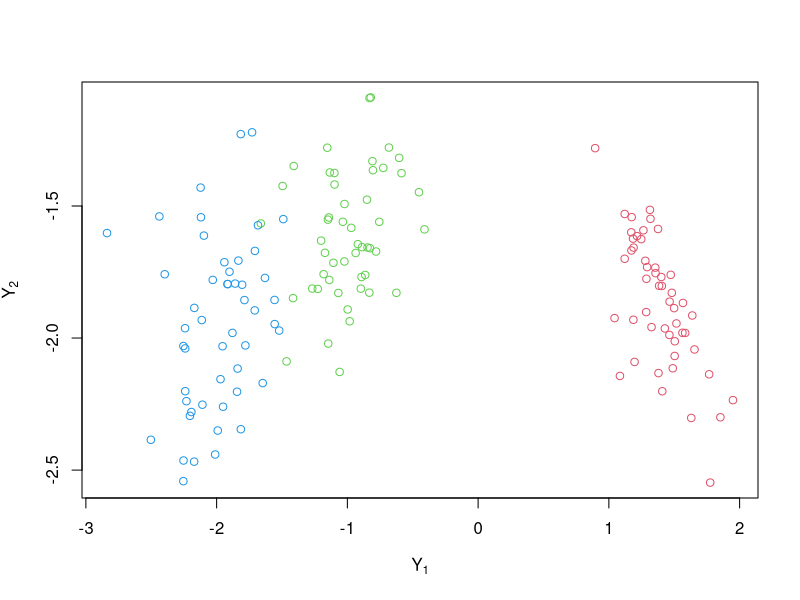

This figure's R source:
# ST 557: Applied Multivariate Analysis
# LDA and QDA Example Script File

###########
# Step 2  #
###########

# Set working directory 

setwd('/Users/scemerson/Documents/Old Computer Documents/ST 557 2019/Datasets')

# Install and load the 'MASS' R library

install.packages('MASS')

library(MASS)

# Read in 'IrisData.csv' dataset

iris <- read.csv('IrisData.csv')
iris$Type <- iris$Species

###########
# Step 3  #
###########

# Multi-group LDA

# Separate types

irisT1 <- iris[iris$Type==1,1:4]
irisT2 <- iris[iris$Type==2,1:4]
irisT3 <- iris[iris$Type==3,1:4]

# Calculate sample size for each type

n1 <- nrow(irisT1)
n2 <- nrow(irisT2)
n3 <- nrow(irisT3)

# Calculate sample covariance matrix for each type

irisT1.cov <- cov(irisT1)
irisT2.cov <- cov(irisT2)
irisT3.cov <- cov(irisT3)

# Calculate sample mean vector for each type

irisT1.xbar <- apply(irisT1, 2, mean)
irisT2.xbar <- apply(irisT2, 2, mean)
irisT3.xbar <- apply(irisT3, 2, mean)

# # # # # # # # # # #

# Calculate pooled covariance matrix from the different groups

iris.Sp <- ((n1-1)*irisT1.cov + (n2-1)*irisT2.cov + (n3-1)*irisT3.cov)/(n1+n1+n3-3)

# Calculate combined covariance matrix from entire dataset

iris.S <- cov(iris[,1:4])

# Construct matrices W, T, and B using relationships between W and 
# pooled covariance, and between T and total combined covariance.

Wmat <- (n1+n2+n3-3)*iris.Sp
Tmat <- (nrow(iris)-1)*iris.S
Bmat <- Tmat - Wmat

# Construct W^(-1)B matrix, and use 'eigen()' function to find its
# eigenvalues and eigenvectors

WinvB <- solve(Wmat) %*% Bmat
WinvB.eigen <- eigen(WinvB)

# First eigenvector/first linear discriminant function coefficients

v1 <- WinvB.eigen$vec[,1]
v1

# Second eigenvector/first linear discriminant function coefficients

v2 <- WinvB.eigen$vec[,2]
v2

# Calculate linear discriminant function values for each observation

Y1vals <- as.matrix(iris[,1:4]) %*% v1
Y2vals <- as.matrix(iris[,1:4]) %*% v2

# Plot linear discriminant function values, with points colored by Type

plot(Y1vals, Y2vals, col=iris$Type+1, xlab=expression(Y[1]), ylab=expression(Y[2]))

# Calculate proportion of group separation explained by first linear
# discriminant direction

WinvB.eigen$val[1:2]/sum(WinvB.eigen$val)

###########
# Step 4  #
###########

# lda function

iris.lda <- lda(Type ~ Sepal.Length + Sepal.Width + Petal.Length + Petal.Width, data=iris)
iris.lda

# Scale the linear discriminant functions by multiplying each coefficient
# vector by the inverse of v_j^T S_p v_j

d1 <- sqrt(1/(v1 %*% iris.Sp %*% v1))*v1
d2 <- sqrt(1/(v2 %*% iris.Sp %*% v2))*v2

d1
d2

iris.lda$scal

###########
# Step 5  #
###########

iris.newObs <- data.frame("Sepal.Length"=7.5, "Sepal.Width"=4.0, "Petal.Length"=5.0, "Petal.Width"=1.0)
iris.newObs.v <- as.numeric(iris.newObs)

# Prediction with Multi-group LDA

discVal1 <- t(iris.newObs.v-irisT1.xbar) %*% solve(iris.Sp) %*% (iris.newObs.v-irisT1.xbar)
discVal2 <- t(iris.newObs.v-irisT2.xbar) %*% solve(iris.Sp) %*% (iris.newObs.v-irisT2.xbar)
discVal3 <- t(iris.newObs.v-irisT3.xbar) %*% solve(iris.Sp) %*% (iris.newObs.v-irisT3.xbar)

discVal1
discVal2
discVal3

# # # # #

iris.newObs.ldaPred <- predict(iris.lda, newdata=iris.newObs)

iris.newObs.ldaPred

###########
# Step 6  #
###########

# Multi-group QDA distances

qdiscT1 <- t(iris.newObs.v - irisT1.xbar) %*% solve(irisT1.cov) %*% (iris.newObs.v - irisT1.xbar)
qdiscT2 <- t(iris.newObs.v - irisT2.xbar) %*% solve(irisT2.cov) %*% (iris.newObs.v - irisT2.xbar)
qdiscT3 <- t(iris.newObs.v - irisT3.xbar) %*% solve(irisT3.cov) %*% (iris.newObs.v - irisT3.xbar)

c(qdiscT1, qdiscT2, qdiscT3)

# Modified multi-group QDA distances, assuming multivariate normal
# population distribution and equal prior probabilities in all groups

priorVals <- c(1/3, 1/3, 1/3)

qdiscT1.mod <- -2*log(priorVals[1]) + log(det(irisT1.cov)) + qdiscT1
qdiscT2.mod <- -2*log(priorVals[2]) + log(det(irisT2.cov)) + qdiscT2
qdiscT3.mod <- -2*log(priorVals[3]) + log(det(irisT3.cov)) + qdiscT3

c(qdiscT1.mod, qdiscT2.mod, qdiscT3.mod)

# # # # # 

# qda function

iris.qda <- qda(Type ~ Sepal.Length + Sepal.Width + Petal.Length + Petal.Width, data=iris)

iris.newObs <- data.frame("Sepal.Length"=7.5, "Sepal.Width"=4.0, "Petal.Length"=5.0, "Petal.Width"=1.0)

iris.newObs.qdaPred <- predict(iris.qda, newdata=iris.newObs)

iris.newObs.qdaPred

